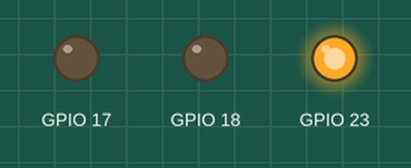
This program was run on a simulated Raspberry Pi (BCM pin numbers). Parts: output pins drawn as LEDs (lit = HIGH). At 75.0 s the program stops and its outputs stay as they are.

Above: at 5.0 s.
At 12.5 s:
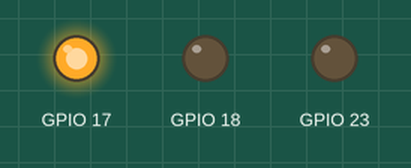
At 20.0 s:
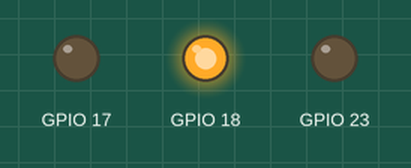
Timing chart, 0 to 32.5 s (numbered marks = the images above):
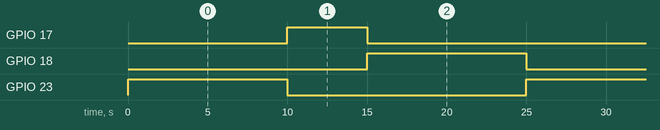

The program:

traffic-singal_using_led.py
```python
#led example for traffic Signal
#each signal will be lit for 10 seconds then turn off(except Yellow)
#the signal will run for 5 interations
#order Red-10 seconds, Yellow - 5 Seconds, Green - 10 Seconds similar to Real Life Traffic Signal

#Pin Structure
#GPIO-18 for Green
#GPIO-17 for Yellow
#GPIO-23 for Red

import RPi.GPIO as GPIO
import time

GPIO.setmode(GPIO.BCM)

#set output pins
GPIO.setup(18, GPIO.OUT)
GPIO.setup(17, GPIO.OUT)
GPIO.setup(23, GPIO.OUT)

for i in range(3):
    #turn on the red signal for 10 sec
    GPIO.output(23, GPIO.HIGH)
    time.sleep(10)
    GPIO.output(23, GPIO.LOW)

    #turn on the yellow signal for 5 sec
    GPIO.output(17, GPIO.HIGH)
    time.sleep(5)
    GPIO.output(17, GPIO.LOW)

    #turn on the green signal for 10 sec
    GPIO.output(18, GPIO.HIGH)
    time.sleep(10)
    GPIO.output(18, GPIO.LOW)

GPIO.cleanup()
```

Measured:
- by itself, GPIO 17: alternates HIGH for 5.0 s and LOW for 20.0 s
- by itself, GPIO 18, GPIO 23: alternates HIGH for 10.0 s and LOW for 15.0 s
